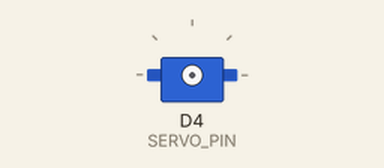
Simulated run of this sketch. Board: ESP8266 (NodeMCU). On the bench: servo. No radio packets arrive unless stated; what the sketch prints to the serial monitor is not drawn.

Above: at 0.0 s.
At 1.6 s:
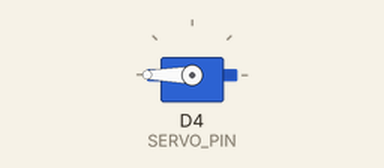
Timing chart, 0 to 3.8 s (numbered marks = the images above):
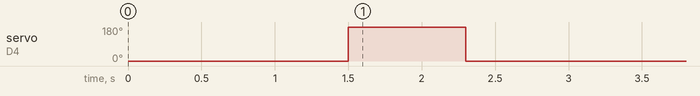

The sketch:

rx_servo_nrf.ino
```cpp
#include <Arduino.h>
#include <SPI.h>
#include <RH_NRF24.h>
#include <Servo.h>

// CE = 4, CSN = 5  (must match wiring)
RH_NRF24 nrf24(4, 5);

Servo myservo;
const int SERVO_PIN = D4;     // keep as-is (GPIO2 on NodeMCU)
int currentAngle = -1;        // track last angle to avoid unnecessary writes

// helper: move servo only if angle changed
void setServoAngle(int angle) {
  if (angle == currentAngle) return;
  myservo.write(angle);
  currentAngle = angle;
  delay(300);                 // allow servo to reach new position
}

// blink built-in LED once
void blinkLedOnce(unsigned long onMs = 150, unsigned long offMs = 150) {
  digitalWrite(LED_BUILTIN, LOW);   // on for ESP8266 (active low)
  delay(onMs);
  digitalWrite(LED_BUILTIN, HIGH);  // off
  delay(offMs);
}

void setup() {
  Serial.begin(115200);
  delay(1000);

  pinMode(LED_BUILTIN, OUTPUT);
  digitalWrite(LED_BUILTIN, LOW);  // off (ESP8266 active low)

  myservo.attach(SERVO_PIN, 500, 2400);

  // startup sweep: 0 -> 180 -> 0
  myservo.write(0);
  currentAngle = 0;
  delay(500);

  myservo.write(180);
  currentAngle = 180;
  delay(800);

  myservo.write(0);
  currentAngle = 0;
  delay(800);

  if (!nrf24.init()) {
    Serial.println("NRF init failed");
  } else {
    Serial.println("NRF init OK");
  }

  nrf24.setChannel(3);        // must match TX
  nrf24.setRF(RH_NRF24::DataRate2Mbps, RH_NRF24::TransmitPower0dBm);
}

void loop() {
  uint8_t buf[RH_NRF24_MAX_MESSAGE_LEN];
  uint8_t len = sizeof(buf);

  if (len < 1) {
    Serial.println("RX: empty packet");
    return;
  }

  uint8_t v = buf[0];
  Serial.print("RX recv: ");
  Serial.println(v);

  if (v == 1) {
    // reset: servo to 95°, LED off
    setServoAngle(95);
  } else {
      // deploy: servo to 90°, LED blinks once then stays off
      setServoAngle(0);
      blinkLedOnce();
  }
}
```
